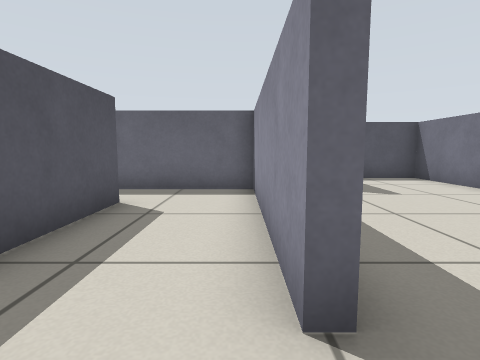
view 1 (above)

13 first-person views from a walk through a world built for the Gazebo simulator. The camera is 0.51 m above the floor, tilts 6° down and sees 80° across. The floor is counted in squares, 0.5 m on a side. Each view is taken from the middle of a square. On the plan, view 1 faces up. The plan holds only what a view shows up to about 12 squares ahead; the rest is blank.

view 2
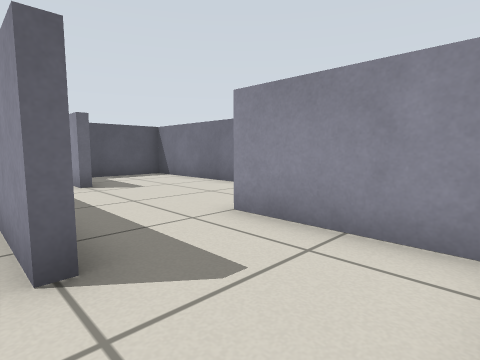

view 3
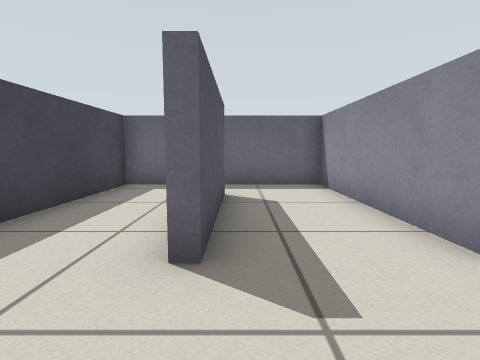

view 4
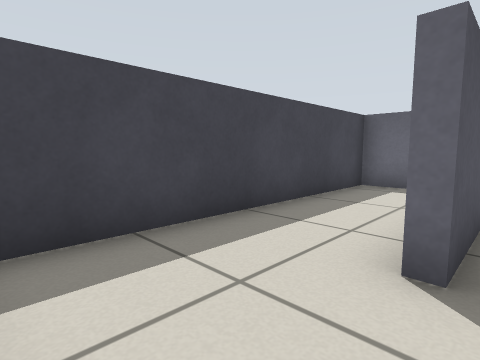

view 5
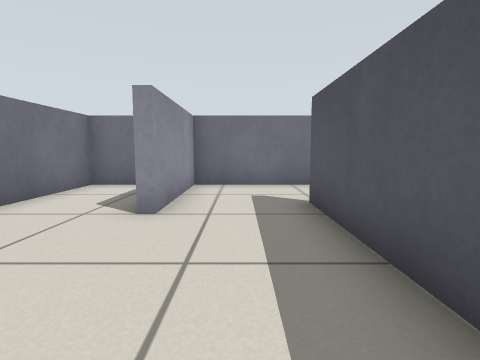

view 6
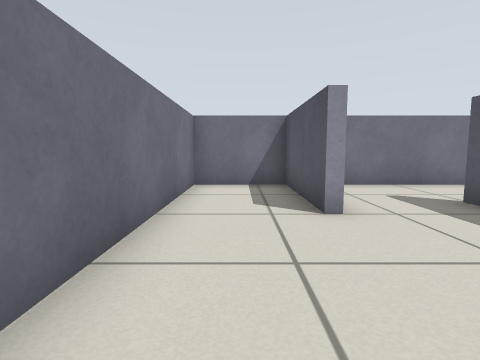

view 7
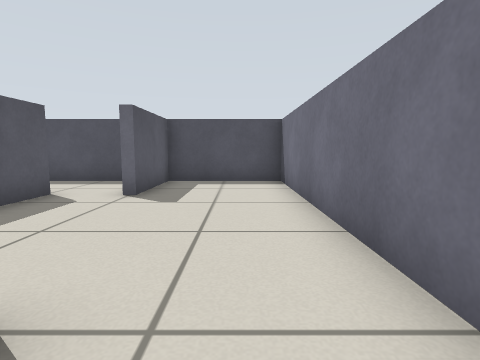

view 8
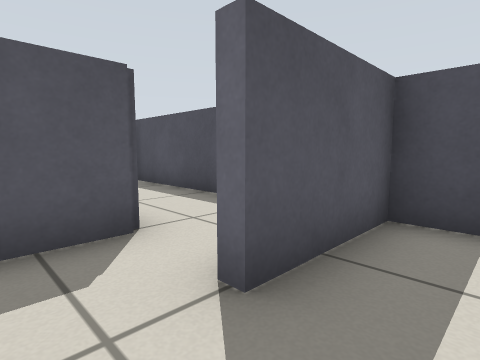

view 9
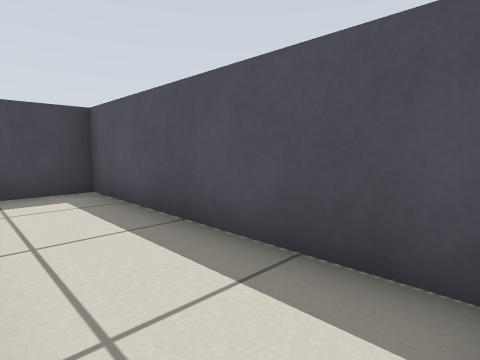

view 10
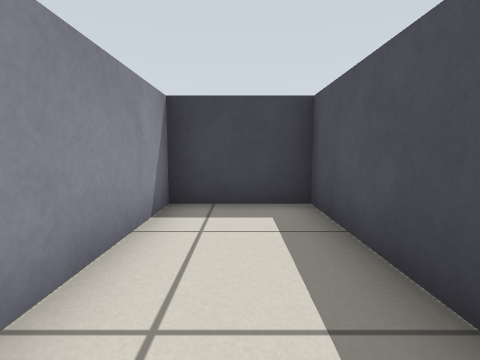

view 11
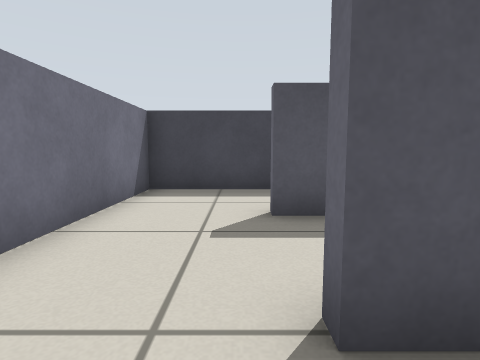

view 12
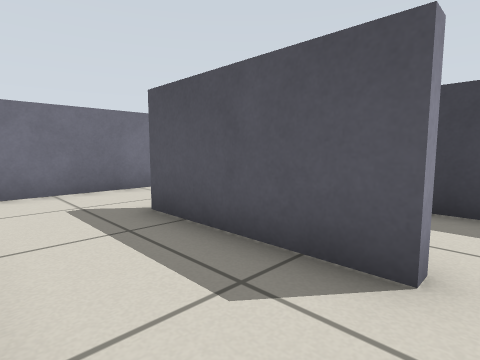

view 13
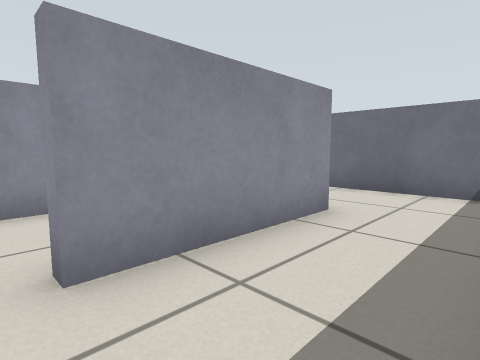

### Floor plan
Points are (right, up) in squares from view 1. A wall is a line through its corners. A room is listed if a view was taken in it or the views show most of it. See-through windows are left out.
Room 1 (views 1, 2, 3, 4, 11, 12, 13)
walls: (-2.4, 1.5) (-2.7, 1.5) (-2.7, 5.5) (-2.4, 5.5) (-2.4, 1.5); (0.6, 2.5) (0.6, 1.5) (0.4, 1.5) (0.4, 7.4) (-5.3, 7.4) (-5.3, -1.3) (3.4, -1.3) (3.4, 2.5)
ways out: opening at (2.5, 2) to room 2
Room 2 (views 5, 6, 7, 8, 9)
walls: (3.4, 2.5) (3.6, 2.5) (3.6, -1.3) (6.4, -1.3) (6.4, 10.4) (2.7, 10.4) (2.7, 7.4) (2.4, 7.4) (2.4, 8.1); (0.6, 7.8) (0.6, 2.5)
ways out: opening at (2.5, 2) to room 1; opening at (2, 8) to room 3
Room 3 (view 10)
walls: (1.9, 10.4) (-5.3, 10.4) (-5.3, 7.7) (-1.5, 7.7)
ways out: opening at (2, 8) to room 2

Positions as (right, up) in squares from view 1, and headings:
1: (0, 0), facing up
2: (0, -1), facing up-right
3: (-2, -1), facing up
4: (-2, -1), facing up-left
5: (2, 7), facing down
6: (5, 7), facing down
7: (5, 1), facing up
8: (4, 6), facing up-left
9: (2, 8), facing up-left
10: (0, 9), facing left
11: (2, 1), facing left
12: (0, 6), facing down-left
13: (-5, 6), facing down-right
